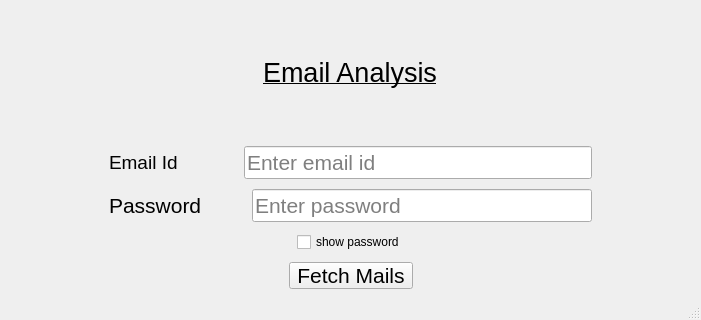
<?xml version="1.0" encoding="UTF-8"?>
<ui version="4.0">
 <class>MainWindow</class>
 <widget class="QMainWindow" name="MainWindow">
  <property name="geometry">
   <rect>
    <x>0</x>
    <y>0</y>
    <width>701</width>
    <height>320</height>
   </rect>
  </property>
  <property name="windowTitle">
   <string>Login</string>
  </property>
  <property name="windowIcon">
   <iconset>
    <normaloff>login_icon.png</normaloff>login_icon.png</iconset>
  </property>
  <property name="styleSheet">
   <string notr="true"/>
  </property>
  <property name="unifiedTitleAndToolBarOnMac">
   <bool>false</bool>
  </property>
  <widget class="QWidget" name="centralwidget">
   <property name="styleSheet">
    <string notr="true"/>
   </property>
   <layout class="QVBoxLayout" name="verticalLayout">
    <item>
     <layout class="QVBoxLayout" name="vbox">
      <property name="spacing">
       <number>10</number>
      </property>
      <property name="sizeConstraint">
       <enum>QLayout::SetDefaultConstraint</enum>
      </property>
      <property name="topMargin">
       <number>0</number>
      </property>
      <property name="bottomMargin">
       <number>0</number>
      </property>
      <item alignment="Qt::AlignHCenter|Qt::AlignVCenter">
       <widget class="QLabel" name="label">
        <property name="sizePolicy">
         <sizepolicy hsizetype="Preferred" vsizetype="Minimum">
          <horstretch>0</horstretch>
          <verstretch>0</verstretch>
         </sizepolicy>
        </property>
        <property name="maximumSize">
         <size>
          <width>16777215</width>
          <height>58</height>
         </size>
        </property>
        <property name="font">
         <font>
          <pointsize>20</pointsize>
          <underline>true</underline>
         </font>
        </property>
        <property name="styleSheet">
         <string notr="true">text-decoration:underline;</string>
        </property>
        <property name="text">
         <string>Email Analysis</string>
        </property>
        <property name="scaledContents">
         <bool>true</bool>
        </property>
       </widget>
      </item>
      <item>
       <layout class="QHBoxLayout" name="hbox4">
        <property name="leftMargin">
         <number>100</number>
        </property>
        <property name="rightMargin">
         <number>100</number>
        </property>
        <item>
         <widget class="QLabel" name="label_2">
          <property name="font">
           <font>
            <pointsize>14</pointsize>
           </font>
          </property>
          <property name="text">
           <string>Email Id   </string>
          </property>
         </widget>
        </item>
        <item>
         <spacer name="horizontalSpacer">
          <property name="orientation">
           <enum>Qt::Horizontal</enum>
          </property>
          <property name="sizeType">
           <enum>QSizePolicy::Preferred</enum>
          </property>
          <property name="sizeHint" stdset="0">
           <size>
            <width>40</width>
            <height>20</height>
           </size>
          </property>
         </spacer>
        </item>
        <item>
         <widget class="QLineEdit" name="user">
          <property name="font">
           <font>
            <pointsize>16</pointsize>
           </font>
          </property>
          <property name="styleSheet">
           <string notr="true"/>
          </property>
          <property name="placeholderText">
           <string>Enter email id</string>
          </property>
         </widget>
        </item>
       </layout>
      </item>
      <item>
       <layout class="QHBoxLayout" name="hbox3">
        <property name="leftMargin">
         <number>100</number>
        </property>
        <property name="rightMargin">
         <number>100</number>
        </property>
        <item>
         <widget class="QLabel" name="label_3">
          <property name="font">
           <font>
            <pointsize>16</pointsize>
           </font>
          </property>
          <property name="text">
           <string>Password</string>
          </property>
         </widget>
        </item>
        <item>
         <spacer name="horizontalSpacer_2">
          <property name="orientation">
           <enum>Qt::Horizontal</enum>
          </property>
          <property name="sizeType">
           <enum>QSizePolicy::Preferred</enum>
          </property>
          <property name="sizeHint" stdset="0">
           <size>
            <width>40</width>
            <height>20</height>
           </size>
          </property>
         </spacer>
        </item>
        <item>
         <widget class="QLineEdit" name="password">
          <property name="font">
           <font>
            <pointsize>16</pointsize>
           </font>
          </property>
          <property name="styleSheet">
           <string notr="true"/>
          </property>
          <property name="placeholderText">
           <string>Enter password</string>
          </property>
         </widget>
        </item>
       </layout>
      </item>
      <item>
       <layout class="QHBoxLayout" name="hbox2">
        <item>
         <spacer name="horizontalSpacer_3">
          <property name="orientation">
           <enum>Qt::Horizontal</enum>
          </property>
          <property name="sizeHint" stdset="0">
           <size>
            <width>40</width>
            <height>20</height>
           </size>
          </property>
         </spacer>
        </item>
        <item>
         <widget class="QCheckBox" name="showpass">
          <property name="styleSheet">
           <string notr="true"/>
          </property>
          <property name="text">
           <string>show password</string>
          </property>
         </widget>
        </item>
        <item>
         <spacer name="horizontalSpacer_4">
          <property name="orientation">
           <enum>Qt::Horizontal</enum>
          </property>
          <property name="sizeHint" stdset="0">
           <size>
            <width>40</width>
            <height>20</height>
           </size>
          </property>
         </spacer>
        </item>
       </layout>
      </item>
      <item>
       <layout class="QHBoxLayout" name="hbox1">
        <item>
         <spacer name="horizontalSpacer_5">
          <property name="orientation">
           <enum>Qt::Horizontal</enum>
          </property>
          <property name="sizeHint" stdset="0">
           <size>
            <width>40</width>
            <height>20</height>
           </size>
          </property>
         </spacer>
        </item>
        <item>
         <widget class="QPushButton" name="login_btn">
          <property name="font">
           <font>
            <pointsize>16</pointsize>
           </font>
          </property>
          <property name="styleSheet">
           <string notr="true">padding-left:7px;padding-right:7px;</string>
          </property>
          <property name="text">
           <string>Fetch Mails</string>
          </property>
         </widget>
        </item>
        <item>
         <spacer name="horizontalSpacer_6">
          <property name="orientation">
           <enum>Qt::Horizontal</enum>
          </property>
          <property name="sizeHint" stdset="0">
           <size>
            <width>40</width>
            <height>20</height>
           </size>
          </property>
         </spacer>
        </item>
       </layout>
      </item>
     </layout>
    </item>
   </layout>
  </widget>
  <widget class="QMenuBar" name="menubar">
   <property name="geometry">
    <rect>
     <x>0</x>
     <y>0</y>
     <width>701</width>
     <height>21</height>
    </rect>
   </property>
  </widget>
  <widget class="QStatusBar" name="statusbar"/>
 </widget>
 <resources/>
 <connections/>
</ui>
